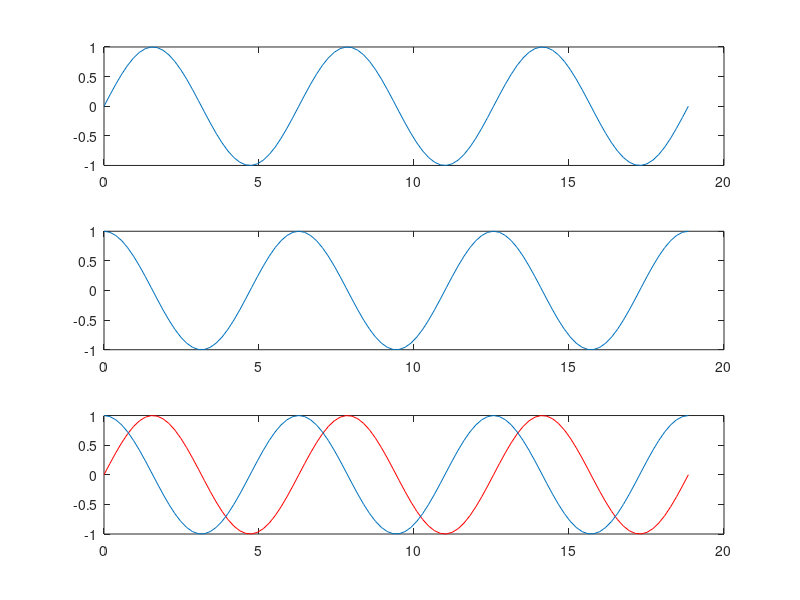

This figure's MATLAB source:
x = linspace(0,6*pi,100);
y1 = sin(x);
y2 = cos(x);

subplot(3,1,1);
plot(x,y1);
subplot(3,1,2);
plot(x,y2);
subplot(3,1,3);
plot(x,y1,'r');
hold on;
plot(x,y2);